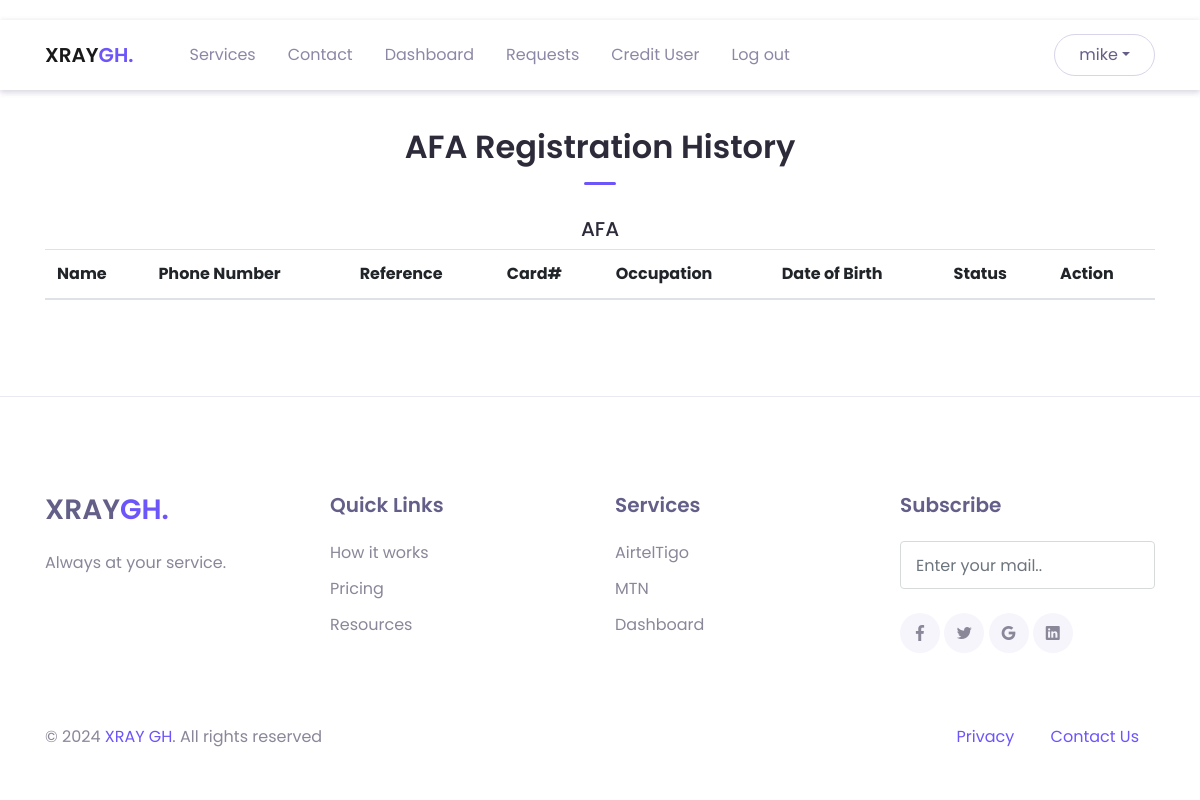
/afa_admin (signed in), run on an earlier commit of the app's database.
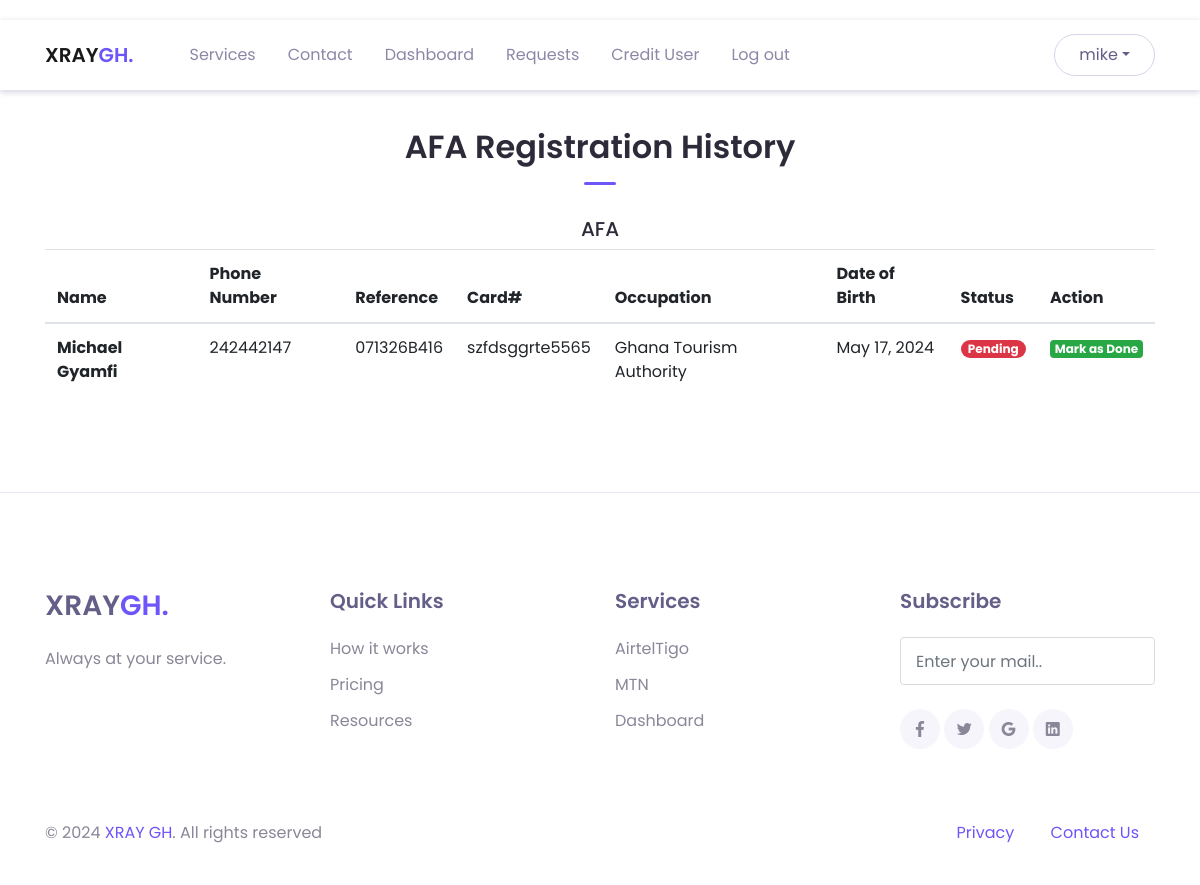
And on a later commit of the database.
### intel_app/models.py (models this page shows, shortened)
class AFARegistration(models.Model):
    user = models.ForeignKey(CustomUser, on_delete=models.CASCADE)
    phone_number = models.BigIntegerField(null=False, blank=False)
    gh_card_number = models.CharField(null=False, blank=False, max_length=256)
    name = models.CharField(max_length=250, null=False, blank=False)
    occupation = models.CharField(max_length=20, null=False, blank=True)
    reference = models.CharField(max_length=20, null=False, blank=True)
    date_of_birth = models.DateField(null=False, blank=False)
    choices = (
        ("Pending", "Pending"),
        ("Completed", "Completed"),
        ("Failed", "Failed")
    )
    transaction_status = models.CharField(max_length=100, choices=choices, default="Pending")
    transaction_date = models.DateTimeField(auto_now_add=True)

### intel_app/views.py (the view)
# urls.py: path('afa_admin', views.admin_afa_history, name='afa_admin'),
@login_required(login_url='login')
def admin_afa_history(request):
    if request.user.is_staff and request.user.is_superuser:
        all_txns = models.AFARegistration.objects.filter().order_by('-transaction_date')
        context = {'txns': all_txns}
        return render(request, "layouts/services/afa_admin.html", context=context)

### intel_app/models.py (called while the page is built)
    def __str__(self):
        return self.username

### intel_app/templates/layouts/services/afa_admin.html
{% extends 'base.html' %}
  {% block content %}
  {% include 'inc/header.html' %}
  <header>
    {% include 'inc/header.html' %}
  </header>
  <main>
    <div class="page-section mt-5" id="services">
      <div class="container">
            <div class="text-center">
                <h2 class="title-section">AFA Registration History</h2>
                <div class="divider mx-auto"></div>
                <h5>AFA</h5>
            </div>
            <div class="table-responsive">
                <table id="myTable" class="table">
                    <thead>
                    <tr>
                         <th scope="col">Name</th>
                        <th scope="col">Phone Number</th>
                        <th scope="col">Reference</th>
                        <th scope="col">Card#</th>
                        <th scope="col">Occupation</th>
                        <th scope="col">Date of Birth</th>
                        <th scope="col">Status</th>
                        <th>Action</th>
                    </tr>
                    </thead>
                    <tbody>
                    {% for txn in txns %}
                        <tr>
                           <th scope="row">{{txn.name}}</th>
                            <td>{{txn.phone_number}}</td>
                            <td>{{txn.reference}}</td>
                            <td>{{txn.gh_card_number}}</td>
                            <td>{{txn.occupation}}</td>
                            <td>{{txn.date_of_birth}}</td>
                            {% if txn.transaction_status == "Completed" %}
                            <td><span class="badge badge-pill badge-success me-1">{{txn.transaction_status}}</span></td>
                            {% else %}
                            <td><span class="badge badge-pill badge-danger me-1">{{txn.transaction_status}}</span></td>
                            {% endif %}
                            <td><a href="{% url 'afa_mark_as_sent' pk=txn.id %}" class="badge badge-success">Mark as Done</a></td>
                        </tr>
                    {% endfor %}
                    </tbody>
                </table>
            </div>
      </div>
  </div>
  </main>
  {% include 'inc/footer.html' %}
{% endblock %}

What changed in the data, as far as the page shows it:
added AFARegistration: name "Michael Gyamfi", phone_number "242442147", reference "071326B416", gh_card_number "szfdsggrte5565", occupation "Ghana Tourism Authority", date_of_birth "May 17, 2024", transaction_status "Pending"
